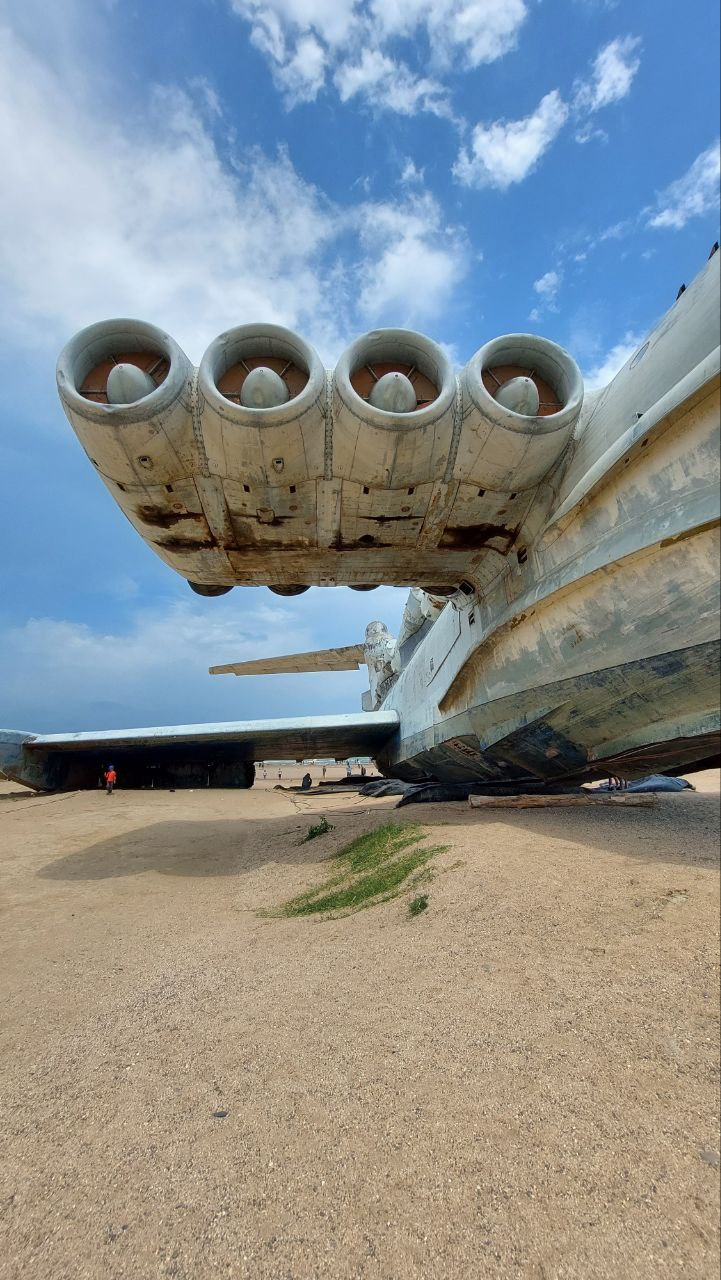
#> input picture img/1.jpg, 721 x 1280 px
$ python main.py
#> lines starting #> are read from the running program, lines starting #| are printed output that depends on the picture
### img/imglyc.py
from PIL import Image
from copy import deepcopy
import numpy as np


class ImageL:
    def __init__(self, filepath):
#> called with filepath = '1.jpg'
        with Image.open(filepath) as img:
#> img is the input picture: PIL image 721x1280 RGB; mean R, G, B 137.4, 143.6, 144.9
            img.load()
        self.img = np.asarray(img)
        self.new_img = deepcopy(self.img)

    def save_img(self, filename):
        new_img = Image.fromarray(self.new_img)
        new_img.save(filename)

    def grey_img(self):
        n_a = np.zeros(self.img.shape, dtype=np.uint8)
        for irow in range(self.img.shape[0]):
            for icol in range(self.img.shape[1]):
                r = np.mean(self.img[irow, icol])
                n_a[irow, icol] = (r, r, r)
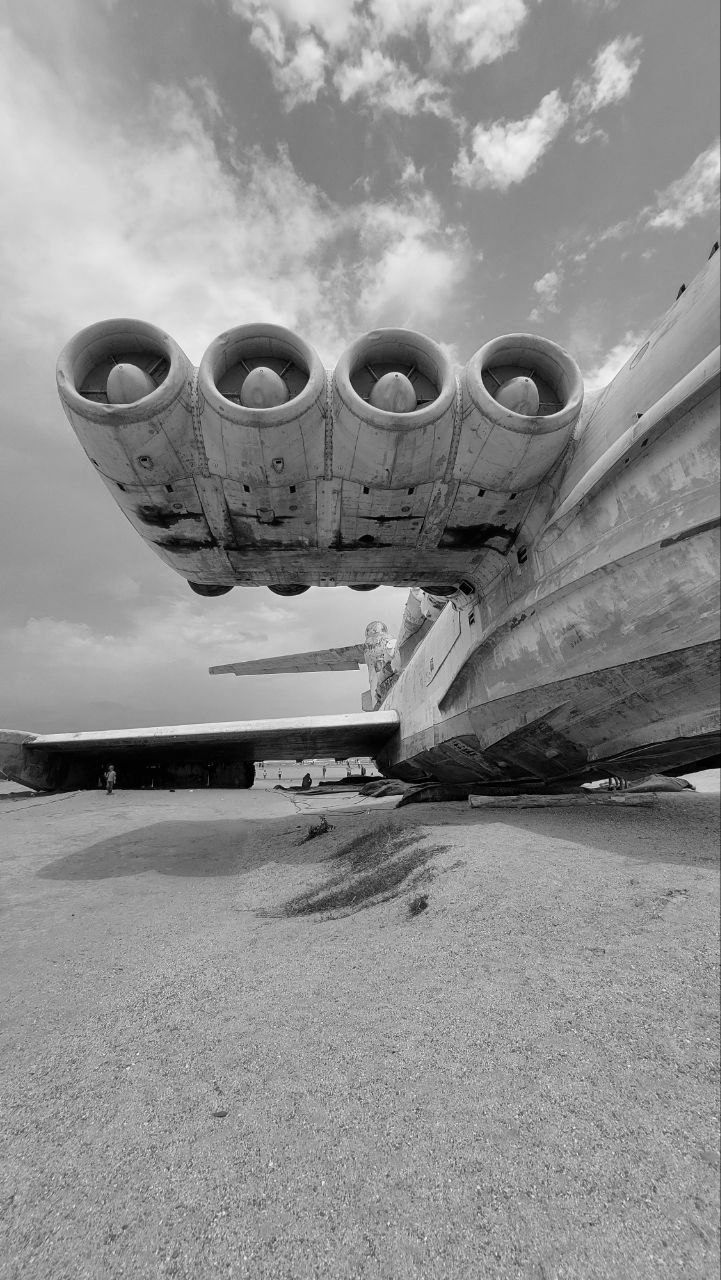
#> n_a: shape (1280, 721, 3); min 0, max 250, mean 141.6
        self.new_img = n_a

    def upside_down(self):
        pass

    def turn_right(self):
        pass

### img/main.py
from imglyc import ImageL

# imglyc.py

if __name__ == '__main__':
    img = ImageL("1.jpg")
    img.grey_img()
    img.save_img("1grey.jpg")
